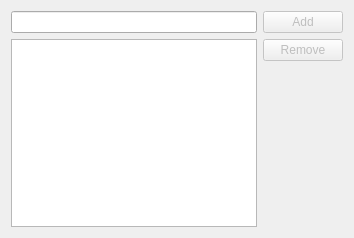
<?xml version="1.0" encoding="UTF-8"?>
<ui version="4.0">
 <author>Volker Krause &lt;vkrause@kde.org&gt;</author>
 <class>AttendeeSelectorWidget</class>
 <widget class="QWidget" name="AttendeeSelectorWidget">
  <property name="geometry">
   <rect>
    <x>0</x>
    <y>0</y>
    <width>354</width>
    <height>238</height>
   </rect>
  </property>
  <layout class="QGridLayout" name="gridLayout">
   <item row="0" column="0">
    <widget class="KPIM::AddresseeLineEdit" name="attendeeEdit"/>
   </item>
   <item row="0" column="1">
    <widget class="QPushButton" name="addButton">
     <property name="enabled">
      <bool>false</bool>
     </property>
     <property name="text">
      <string>Add</string>
     </property>
    </widget>
   </item>
   <item row="1" column="0" rowspan="2">
    <widget class="QListWidget" name="attendeeList"/>
   </item>
   <item row="1" column="1">
    <widget class="QPushButton" name="removeButton">
     <property name="enabled">
      <bool>false</bool>
     </property>
     <property name="text">
      <string>Remove</string>
     </property>
    </widget>
   </item>
   <item row="2" column="1">
    <spacer>
     <property name="orientation">
      <enum>Qt::Vertical</enum>
     </property>
     <property name="sizeType">
      <enum>QSizePolicy::Expanding</enum>
     </property>
     <property name="sizeHint" stdset="0">
      <size>
       <width>20</width>
       <height>140</height>
      </size>
     </property>
    </spacer>
   </item>
  </layout>
 </widget>
 <customwidgets>
  <customwidget>
   <class>KPIM::AddresseeLineEdit</class>
   <extends>KLineEdit</extends>
   <header>libkdepim/addressline/addresslineedit/addresseelineedit.h</header>
  </customwidget>
  <customwidget>
   <class>KLineEdit</class>
   <extends>QLineEdit</extends>
   <header>klineedit.h</header>
  </customwidget>
 </customwidgets>
 <includes>
  <include location="local">libkdepim/addressline/addresslineedit/addresseelineedit.h</include>
 </includes>
 <resources/>
 <connections/>
</ui>
